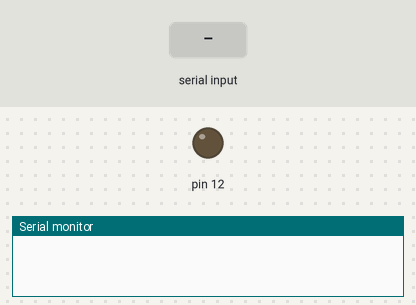
Simulated run of this sketch. Board: Arduino Uno, built with avr-gcc and run on an emulated ATmega328P. On the bench: output pins drawn as LEDs (lit = HIGH), the last lines printed to the serial monitor. The test bench sets the inputs (shaded band).

Above: at 0.06 s.
At 1.1 s:
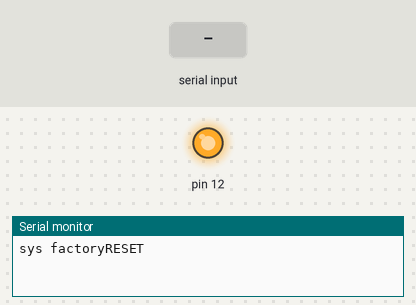
1.2 s: "1" received over the second serial link
2.7 s: "0" received over the second serial link
4.2 s: "2" received over the second serial link
Timing chart, 0 to 7.2 s (numbered marks = the images above; inputs shaded):
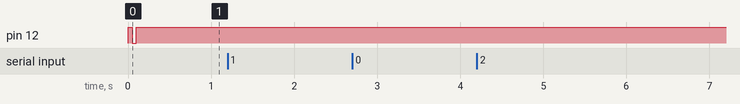

The sketch:

justin_sketch.ino
```cpp
#include "SoftwareSerial.h"

bool DEBUG = true;

SoftwareSerial lora(10, 11); // TX,RX

void setup() {
  // put your setup code here, to run once:

  Serial.begin(57600);
  lora.begin(57600);

   rst();
  abp();

}

void loop() {
  // put your main code here, to run repeatedly:

    sendCmd("radio tx 00010203040506070809101112");


    delay(1000);


}

void abp(){
  sendCmd("sys factoryRESET");
  sendCmd("sys get hweui");
  sendCmd("mac pause");
  sendCmd("radio set mod lora");
  sendCmd("radio set freq 869000000");
  sendCmd("radio set pwr 10");
  sendCmd("radio set sf sf7");
  sendCmd("radio set bw 125");
  sendCmd("radio set crc on");
  sendCmd("radio set cr 4/8");
 }

void sendData(char *data)
{
  if(DEBUG){
    Serial.println ("im sending a message now");
    Serial.write( "mac tx uncnf 10 " );
    lora.write( "mac tx uncnf 10 " );
    lora.write(data);
    Serial.write(data);
    lora.write("\r\n");
//    Serial.write("\n\r");
    while (lora.available()){
    Serial.write(lora.read());}
    Serial.println("ive sent the message");
    }

  if (!DEBUG){
    lora.write( "mac tx uncnf 10 " );
    lora.write(data);
    lora.write("\r\n");

  }
}


void sendCmd( char *cmd)
{

if (DEBUG){
        Serial.write( cmd );
        Serial.write("\r");
        lora.write(cmd);
        lora.write("\r\n");
          while (!lora.available() )
        {
          delay(100);
        }
        while (lora.available()){
        Serial.write(lora.read());
        Serial.write("\r");}
        }

      if (!DEBUG){
        lora.write(cmd);
        lora.write("\r\n");

        }

}

void rst()
{
  pinMode(12, OUTPUT);
  digitalWrite(12, HIGH);
  delay(50);
  digitalWrite(12, LOW);
  delay(50);
  digitalWrite(12, HIGH);
  delay(50);
}
```
